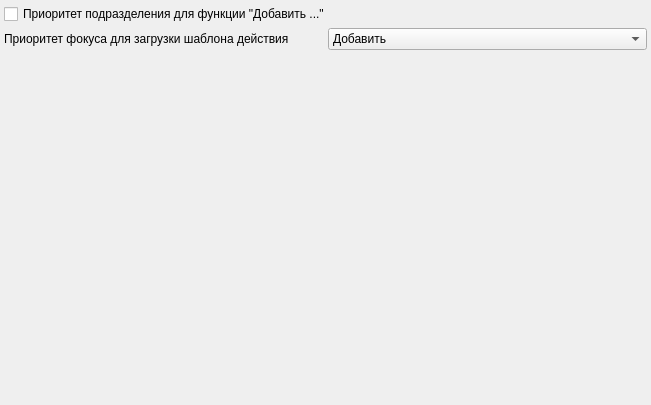
<?xml version="1.0" encoding="UTF-8"?>
<ui version="4.0">
 <class>actionPage</class>
 <widget class="QWidget" name="actionPage">
  <property name="geometry">
   <rect>
    <x>0</x>
    <y>0</y>
    <width>651</width>
    <height>405</height>
   </rect>
  </property>
  <property name="windowTitle">
   <string>Ввод действий</string>
  </property>
  <property name="toolTip">
   <string/>
  </property>
  <layout class="QGridLayout" name="gridLayout">
   <property name="margin">
    <number>4</number>
   </property>
   <property name="spacing">
    <number>4</number>
   </property>
   <item row="2" column="0">
    <spacer name="verticalSpacer">
     <property name="orientation">
      <enum>Qt::Vertical</enum>
     </property>
     <property name="sizeHint" stdset="0">
      <size>
       <width>20</width>
       <height>1</height>
      </size>
     </property>
    </spacer>
   </item>
   <item row="1" column="0">
    <widget class="QLabel" name="lblActionTemplatePriorityLoad">
     <property name="text">
      <string>Приоритет фокуса для загрузки шаблона действия</string>
     </property>
    </widget>
   </item>
   <item row="1" column="1">
    <widget class="QComboBox" name="cmbActionTemplatePriorityLoad">
     <item>
      <property name="text">
       <string>Добавить</string>
      </property>
     </item>
     <item>
      <property name="text">
       <string>Заполнить</string>
      </property>
     </item>
    </widget>
   </item>
   <item row="0" column="0" colspan="2">
    <widget class="QCheckBox" name="chkOrgStructurePriorityForAddActions">
     <property name="text">
      <string>Приоритет подразделения для функции &quot;Добавить ...&quot;</string>
     </property>
    </widget>
   </item>
  </layout>
 </widget>
 <resources/>
 <connections/>
</ui>
